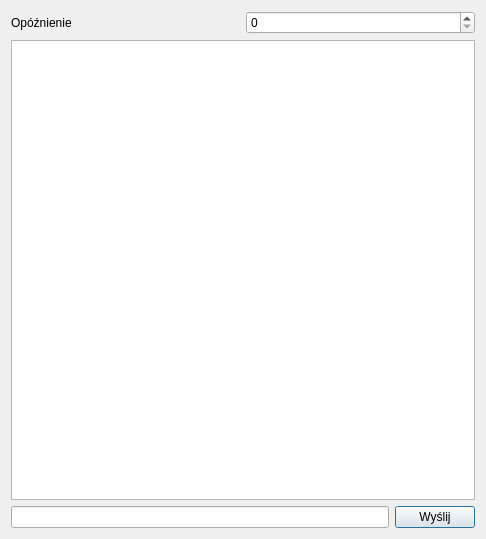
<?xml version="1.0" encoding="UTF-8"?>
<ui version="4.0">
 <class>Private</class>
 <widget class="QDialog" name="Private">
  <property name="geometry">
   <rect>
    <x>0</x>
    <y>0</y>
    <width>486</width>
    <height>539</height>
   </rect>
  </property>
  <property name="windowTitle">
   <string>Rozmowa</string>
  </property>
  <property name="windowIcon">
   <iconset resource="res.qrc">
    <normaloff>:/images/window.png</normaloff>:/images/window.png</iconset>
  </property>
  <layout class="QVBoxLayout" name="verticalLayout_2">
   <item>
    <layout class="QVBoxLayout" name="verticalLayout">
     <item>
      <layout class="QHBoxLayout" name="horizontalLayout">
       <item>
        <widget class="QLabel" name="label">
         <property name="text">
          <string>Opóźnienie</string>
         </property>
        </widget>
       </item>
       <item>
        <widget class="QSpinBox" name="delay"/>
       </item>
      </layout>
     </item>
     <item>
      <widget class="QTableView" name="conversationView"/>
     </item>
     <item>
      <layout class="QHBoxLayout" name="horizontalLayout_2">
       <item>
        <widget class="QLineEdit" name="msgText"/>
       </item>
       <item>
        <widget class="QPushButton" name="sendButton">
         <property name="text">
          <string>Wyślij</string>
         </property>
        </widget>
       </item>
      </layout>
     </item>
    </layout>
   </item>
  </layout>
 </widget>
 <resources>
  <include location="res.qrc"/>
 </resources>
 <connections/>
</ui>
